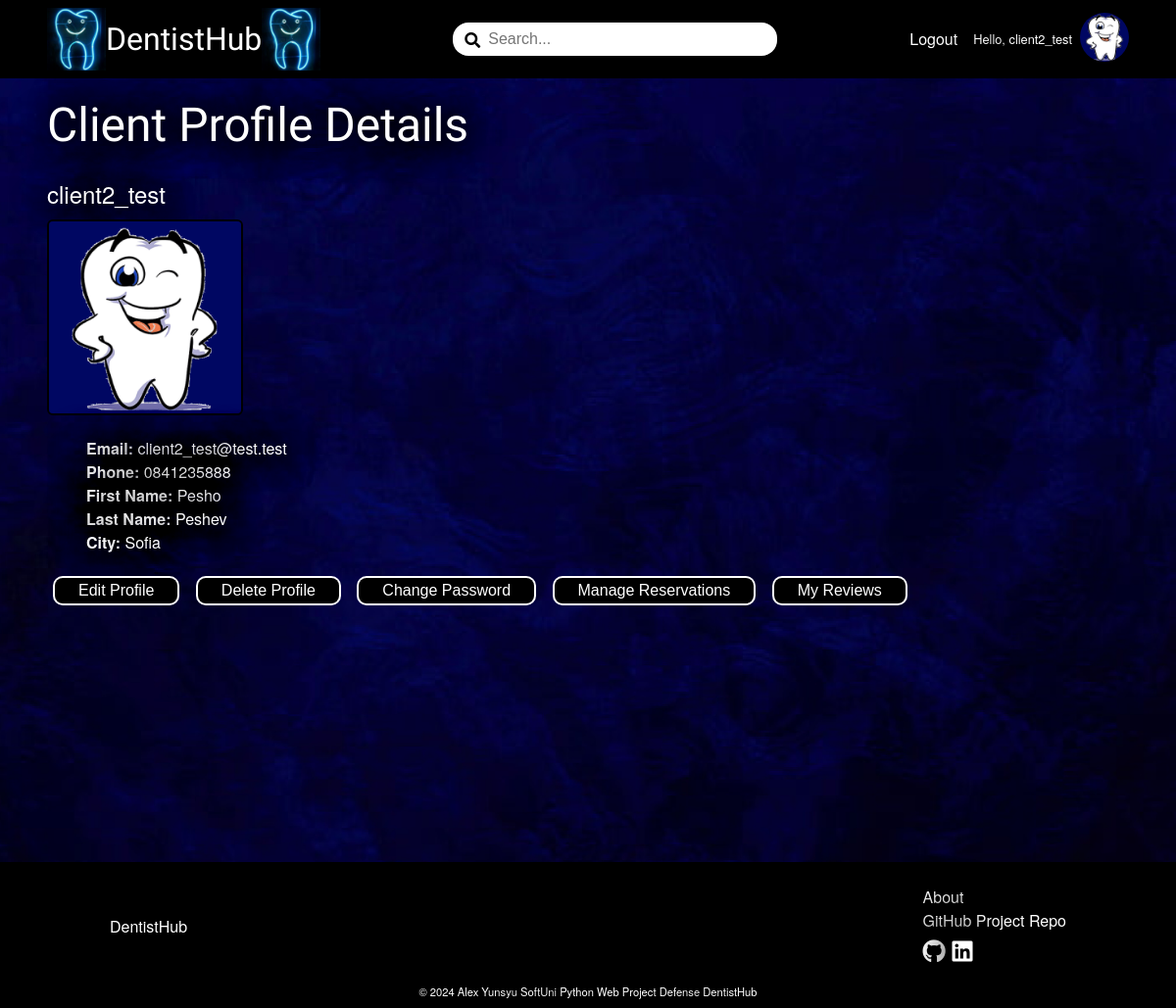
/client/profile/ (signed in), run on the app's committed database.
### DentistBook/account/models.py (models this page shows)
class AppUser(AbstractUser):
    MAX_LENGTH_ROLE = 15
    ROLES = (
        ('Client', 'Client'),
        ('Dentistsoffice', 'Dentist'),
    )
    role = models.CharField(
        max_length=MAX_LENGTH_ROLE,
        choices=ROLES,
        blank=True
    )

### DentistBook/client/models.py (models this page shows, shortened)
class ClientProfile(models.Model):
    MIN_LENGTH_FIRST_NAME = 2
    MAX_LENGTH_FIRST_NAME = 30
    MIN_LENGTH_LAST_NAME = 2
    MAX_LENGTH_LAST_NAME = 50
    MIN_LENGTH_CITY = 2
    MAX_LENGTH_CITY = 50
    MIN_LENGTH_PHONE_NUMBER = 8
    MAX_LENGTH_PHONE_NUMBER = 12
    first_name = models.CharField(
        max_length=MAX_LENGTH_FIRST_NAME,
        validators=(
            validators.MinLengthValidator(MIN_LENGTH_FIRST_NAME),
            validate_client_name,
        ),
        null=False,
        blank=False
    )
    last_name = models.CharField(
        max_length=MAX_LENGTH_LAST_NAME,
        validators=(
            validators.MinLengthValidator(MIN_LENGTH_LAST_NAME),
            validate_client_name,
        ),
        null=False,
        blank=False
    )
    city = models.CharField(
        max_length=MAX_LENGTH_CITY,
        validators=(
            validators.MinLengthValidator(MIN_LENGTH_CITY),
            validate_client_city_name,
        ),
        null=False,
        blank=False
    )
    phone = models.CharField(
        max_length=MAX_LENGTH_PHONE_NUMBER,
        validators=(
            validators.MinLengthValidator(MIN_LENGTH_PHONE_NUMBER),
            validate_client_phone_number,
        ),
        null=False,
        blank=False
    )
    profile_picture = models.ImageField(
        upload_to='client-profile-pictures',
        validators=(validate_client_picture_file_size,),
        null=True,
        blank=True,
    )
    user = models.OneToOneField(
        UserModel,
        on_delete=models.CASCADE,
        primary_key=True
    )

### DentistBook/client/views.py (the view)
# urls.py: path('profile/', ClientProfileDetailsView.as_view(), name='client-details')
class ClientProfileDetailsView(auth_mixins.LoginRequiredMixin, views.DetailView):
    model = ClientProfile
    template_name = 'client/client-details.html'
    context_object_name = 'client_profile'
    def get_object(self, queryset=None):
        return ClientProfile.objects.get(user_id=self.request.user)

### DentistBook/common/templatetags/custom_filters.py (called while the page is built)
@register.filter
def get_role(user):
    return user.role if user.is_authenticated else ''

### DentistBook/client/templates/client/client-details.html (shortened to what this page needs)
{% extends 'base.html' %}
{% load static %}
{% block content %}
    <div class="wall-picture-container">
        <div class="main-container">
        <h1>Client Profile Details</h1>
        <h2>{{ request.user }}</h2>
        {% if object.profile_picture %}
            <img src="{{ object.profile_picture.url }}" class="profile-picture" alt="profile_picture">
        {% else %}
            <img src="{% static 'images/client-default-profile-picture.jpg' %}" alt="default_profile_picture" class="profile-picture">
        {% endif %}
        <ul>
            <li><b>Email:</b> {{ object.user.email }}</li>
            <li><b>Phone:</b> {{ object.phone }}</li>
            <li><b>First Name:</b> {{ object.first_name }}</li>
            <li><b>Last Name:</b> {{ object.last_name }}</li>
            <li><b>City:</b> {{ object.city }}</li>
        </ul>
        <button><a href="{% url 'edit-client' %}" class="link-button">Edit Profile</a></button>
        <button><a href="{% url 'delete-account' %}" class="link-button">Delete Profile</a></button>
        <button><a href="{% url 'change-password' %}" class="link-button">Change Password</a></button>
        <button><a href="{% url 'reservation-list' pk=object.pk %}" class="link-button">Manage Reservations</a></button>
        <button><a href="{% url 'client-reviews-list' pk=object.pk %}" class="link-button">My Reviews</a></button>
    </div>
        <img src="{% static 'images/website_photos/white-wall.jpg' %}" alt="white-wall" class="white-wall-picture">
    </div>
{% endblock %}

### templates/header.html (shortened to what this page needs)
{% load custom_filters %}
{% load static %}
<div class="home-logo">
    <a href="{% url 'home-page' %}">
        <img src="{% static 'images/dentistsoffice-pole.jpg' %}" alt="dentistsoffice-pole">
        <span>DentistHub</span>
        <img src="{% static 'images/dentistsoffice-pole.jpg' %}" alt="dentistsoffice-pole">
    </a>
</div>
<div class="search-field">
    <span><i class="fas fa-search"></i></span>
    <input type="text" id="search-input" placeholder="Search...">
</div>
<nav class="header-nav-links">
    <ul role="list">
        {% if not request.user.is_authenticated %}
            <li class="nav-item"><a href="{% url 'register-page' %}">Register</a></li>
            <li class="nav-item"><a href="{% url 'login-page' %}">Login</a></li>
        {% else %}
            <li class="nav-item"><a href="{% url 'logout-page' %}">Logout</a></li>
            {% if request.user|get_role == 'Client' %}
                <li class="nav-item nav-profile">
                    <a href="{% url 'client-details' %}">Hello, {{ request.user }}</a>
                    <a href="{% url 'client-details' %}">
                        {% if request.user.clientprofile.profile_picture %}
                            <img src="{{ request.user.clientprofile.profile_picture.url }}" alt="profile-picture-thumbnail" class="profile-picture-thumbnail">
                        {% else %}
                            <img src="{% static 'images/client-default-profile-picture.jpg' %}" alt="default_profile_picture" class="profile-picture-thumbnail">
                        {% endif %}
                    </a>
                </li>
            {% endif %}
        {% endif %}
    </ul>
</nav>

### static/css/styles.css (style rules this page uses)
:root { --button-brown: #370511; }
*, *::before, *::after { box-sizing: border-box; }
body, h1, h2, h3, h4, h5, h6, p, figure, blockquote, dl, dd { margin: 0; }
h1, h2, h3, h4, h5, h6, b, li, p { color: white; text-shadow: -10px -10px 30px rgba(0, 0, 0, 0.9), 10px -10px 30px rgba(0, 0, 0, 0.9), -10px 10px 30px rgba(0, 0, 0, 0.9), 10px 10px 30px rgba(0, 0, 0, 0.9); }
body { color: white; background-image: url('../images/website_photos/background.jpg'); background-size: cover; background-position: center; background-repeat: no-repeat; }
ul[role='list'], ol[role='list'] { list-style: none; padding: 0; margin: 0; }
a { text-decoration: none; color: inherit; }
body { font-family: 'Helvetica Neue', Arial, sans-serif; line-height: 1.5; height: 100% }
main h1 { font-family: Rye, sans-serif; font-size: 3rem; }
header nav ul { display: flex; flex-direction: row; gap: 1rem; align-items: center; }
header a { color: white; }
.home-logo a { display: flex; flex-direction: row; align-items: center; font-size: 2rem; font-family: Rye, sans-serif; font-weight: 500; }
.home-logo img { width: 60px; }
.search-field { position: relative; width: 30%; }
.search-field span { position: absolute; top: 6px; left: 12px; color: black; z-index: 1; }
.search-field input { padding: 0.5rem 2.25rem; width: 100%; border-radius: 16px; border: none; font-size: 1rem; }
ul { list-style: none; }
a { text-decoration: none; }
button { font-size: 1rem; background: black; color: white; margin: 8px; padding: 4px 16px; border-radius: 8px; border: none; cursor: pointer; transition: transform 0.3s, color 0.3s, box-shadow 0.3s; box-shadow: 0 0 0 2px white; }
.link-button { background: black; color: white; padding: 2px 8px; border-radius: 4px; }
.main-container { margin: 0.25rem 3rem; }
.profile-picture { height: 200px; border: 2px solid black; border-radius: 6px; }
.profile-picture-thumbnail { width: 50px; height: 50px; object-fit: cover; overflow: hidden; border-radius: 50%; }
.nav-profile { display: flex; flex-direction: row; align-items: center; font-size: 0.8rem; gap: 8px; }
h1, h2, h3, h4, h5, h6 { font-family: 'Helvetica Neue', Arial, sans-serif; font-weight: 500; padding: 0.5rem 0; }
.wall-picture-container { position: relative; width: 100%; min-height: 100vh; overflow: hidden; }
.white-wall-picture { position: absolute; top: 0; left: 0; width: 100%; object-fit: cover; z-index: -1; }

### data on the page
AppUser: user "client2_test"
ClientProfile: user.email "client2_test@test.test", phone "0841235888", first_name "Pesho", last_name "Peshev", city "Sofia"
